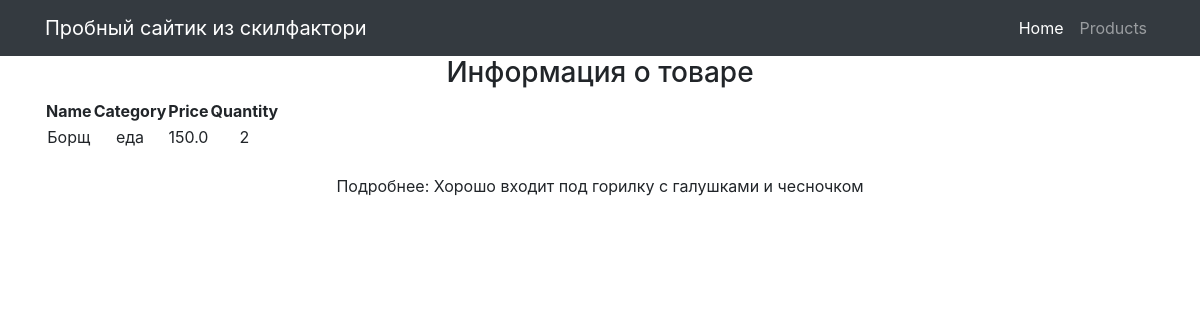
The page /products/9/ on the database its author committed.
### simpleapp/models.py (models this page shows, shortened)
class Product(models.Model):
    name = models.CharField(max_length=50, unique=True,)  # названия товаров не должны повторяться
    price = models.FloatField(validators=[MinValueValidator(0.0, 'Price should be >= 0.0')])
    quantity = models.IntegerField(validators=[MinValueValidator(0, 'Quantity should be >= 0')])
    category = models.ForeignKey(to='Category', on_delete=models.CASCADE, related_name='products', )
    description = models.TextField()

class Category(models.Model):
    name = models.CharField(max_length=100, unique=True)  # названия категорий тоже не должны повторяться

### simpleapp/views.py (the view)
# urls.py: path('<int:pk>/', ProductDetailView.as_view(), name='product_detail'),  # Ссылка на детали товара
class ProductDetailView(DetailView):
    template_name = 'product_detail.html'
    queryset = Product.objects.all()

### templates/product_detail.html (shortened to what this page needs)
{% extends 'flatpages/default.html' %}
{% block content %}
    <h3>Информация о товаре</h3>
<table>
    <thead>
        <th>            Name        </th>
        <th>            Category        </th>
        <th>            Price        </th>
        <th>            Quantity        </th>
    </thead>
    <tr>
        <td>     {{ product.name }}        </td>
        <td>            {{ product.category.name }}        </td>
        <td>            {{ product.price }}        </td>
        <td>            {{ product.quantity }}        </td>
    </tr>
</table>
    <br> Подробнее: {{ product.description}}
{% endblock content %}

### rows shown on the page
Product: name "Борщ", category.name "еда", price "150.0", quantity "2", description "Хорошо входит под горилку с галушками и чесночком"
